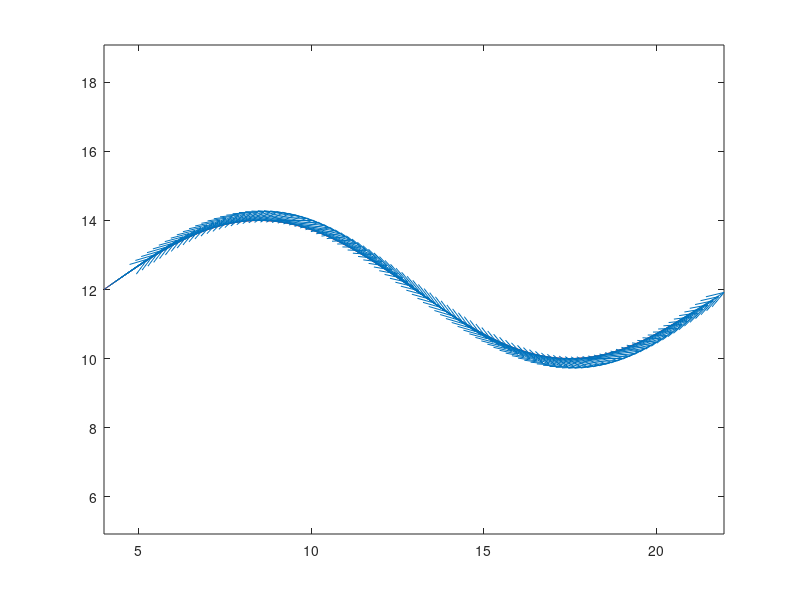

This chart was generated by the following MATLAB code: (Note: this script raises an error after producing the figure.)
%make human's path
t = 0:0.5:50;
offset = 4;
x = t/3 + offset;
%Matt debugging - human go in straight line on x axis
% y = 0.0*cos(3*x)+6;
T = 18;
omega = 2*pi/T;
A = 2;
y = A*sin(omega*(x-offset))+12;
z = zeros(1,size(t,2));

slope = A*omega*cos(omega*(x-offset));
% slope = .5*3*cos(3*x);
psi = atan(slope);

%test plot to make sure direction and positioning are correct
plot(x,y,'r')
hold on
quiver(x,y,cos(psi),sin(psi))
axis equal

%save as timeseries into human structure
human.x = timeseries(x,t);
human.y = timeseries(y,t);
human.z = timeseries(z,t);
human.psi = timeseries(psi,t);

% save as .mat for later ;)
save('humanPath.mat','human')
